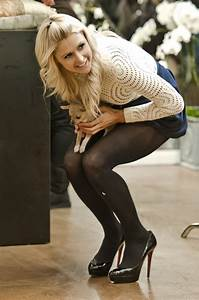
#> input picture dataset/paris_hilton/th (102).jpeg, 199 x 300 px
$ jupyter execute --allow-errors image_classifier.ipynb   (shell and % lines are left out)
#> lines starting #> are read from the running program, lines starting #| are printed output that depends on the picture
[cell 1]
import os

[cell 2]
directory = os.listdir('./dataset')
directory

[cell 3]
subdirectory = {}
myfile_filelist = []
for i in directory:
    if os.path.isdir(i):
        myfile_filelist.append(i)
for i in myfile_filelist:
    subdirectory[i] = os.listdir(i)
#> pass 2 of the loop `for i in myfile_filelist:`:

# renaming files of person in a folder with name associated with it

[cell 4]
#Changing the file name inside the directory directory
subdirectory2 = {}
myfile_filelist2 = []
for i in directory:
    if not os.path.isdir(i):
        pass
    else:
        myfile_filelist2.append(i)
for i in myfile_filelist2:
    for count,filename in enumerate(os.listdir('./dataset/'+i)):
        print(filename,count)
        dst = i+'/'+i+str(count)+ ".jpg"
        src = i+'/'+filename
        os.rename(src, dst)
#> pass 2 of the loop `for i in myfile_filelist2:`:

[cell 5]
myfile_filelist2

[cell 6]
import numpy as np
import cv2
import matplotlib
from matplotlib import pyplot as plt

[cell 7]
img = cv2.imread('dataset/Marion_Cotillard/th (114).jpeg')

#> (a cell that did not finish here is left out)

#> (a cell that did not finish here is left out)

[cell 10]
face_cascade = cv2.CascadeClassifier('../../../opencv/haarcascades/haarcascade_frontalface_default.xml')
eye_cascade = cv2.CascadeClassifier('../../../opencv/haarcascades/haarcascade_eye.xml')

#> (the rest of this cell did not finish here and is left out)

#> (a cell that did not finish here is left out)

#> (a cell that did not finish here is left out)

[cell 13]
cv2.destroyAllWindows()
#> (the rest of this cell did not finish here and is left out)

[cell 14]
def cropped_face_2_eyes(impath):
#> called with impath = './dataset/paris_hilton/th (102).jpeg'
    my_image = cv2.imread(impath)
#> my_image is the input picture: shape (300, 199, 3); mean B, G, R 92.2, 111.7, 124.2
    gray = cv2.cvtColor(my_image,cv2.COLOR_BGR2GRAY)
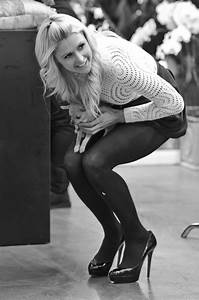
#> gray: shape (300, 199); min 0, max 255, mean 113.2
    face_cascade = cv2.CascadeClassifier('../../../opencv/haarcascades/haarcascade_frontalface_default.xml')
    eye_cascade = cv2.CascadeClassifier('../../../opencv/haarcascades/haarcascade_eye.xml')
    faces = face_cascade.detectMultiScale(gray,1.3,5)
#> faces = ()
    for (x,y,w,h) in faces:
        roi_gray = gray[y:y+h, x:x+w]
        roi_color = my_image[y:y+h, x:x+w]
        eyes = eye_cascade.detectMultiScale(roi_gray)
        if len(eyes) >= 2:
            return roi_color
#> this loop made 0 passes

[cell 15]
cropped_image = cropped_face_2_eyes('./dataset/paris_hilton/th (102).jpeg')
cropped_image

[cell 16]
path_to_data = './dataset'
path_to_cr_data = './dataset/cropped'
img_dirs = []
for entry in os.scandir(path_to_data):
    if entry.is_dir():
        img_dirs.append(entry.path)
#> pass 2 of the loop `for entry in os.scandir(path_to_data):`:

[cell 17]
img_dirs

[cell 18]
import shutil
if os.path.exists(path_to_cr_data):
    shutil.rmtree(path_to_data)
os.mkdir(path_to_cr_data)

[cell 19]
os.listdir('./dataset')

[cell 20]
cropped_image_dir = []
dataset = './dataset/'
mylist = os.listdir('./dataset/')
#> (the rest of this cell did not finish here and is left out)

#> call 2 of cropped_face_2_eyes, with impath = './dataset/Lional_messi/th (10).jpeg'
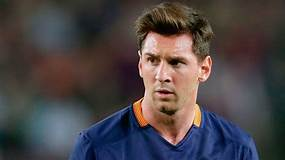
#> input picture dataset/Lional_messi/th (10).jpeg, 285 x 160 px
#> in cropped_face_2_eyes, my_image is the input picture: shape (160, 285, 3); mean B, G, R 70.2, 68.2, 74.5
#> in cropped_face_2_eyes (call 2), `gray = cv2.cvtColor(my_image,cv2.COLOR_BGR2GRAY)`:
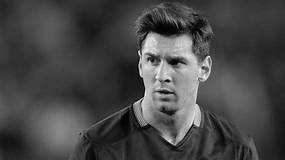
#> gray: shape (160, 285); min 0, max 244, mean 70.3
#> in cropped_face_2_eyes (call 2), `faces = face_cascade.detectMultiScale(gray,1.3,5)`: faces = [[130, 33, 73, 73]]
#> the loop in cropped_face_2_eyes (call 2), `for (x,y,w,h) in faces:` made 1 pass
#> (x, y, w, h, eyes) on pass 1: (130, 33, 73, 73, [[8, 10, 31, 31]])
#> pass 1, in cropped_face_2_eyes (call 2), `roi_gray = gray[y:y+h, x:x+w]`:
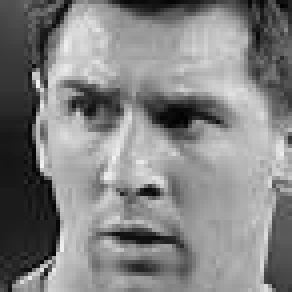
#> roi_gray: shape (73, 73) (shown 4 times larger); min 2, max 242, mean 130.7
#> pass 1, in cropped_face_2_eyes (call 2), `roi_color = my_image[y:y+h, x:x+w]`:
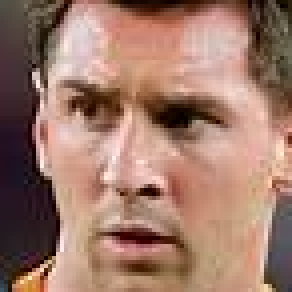
#> roi_color: shape (73, 73, 3) (shown 4 times larger); mean B, G, R 106.2, 121.2, 158.6
#> pass 2 of the loop `for i in mylist:`:
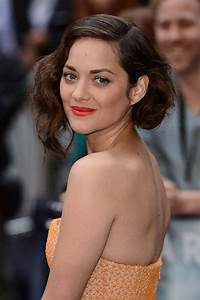
#> input picture dataset/Marion_Cotillard/th (10).jpeg, 200 x 300 px
#> in cropped_face_2_eyes, my_image is the input picture: shape (300, 200, 3); mean B, G, R 78.2, 86.2, 109.8
#> in cropped_face_2_eyes (call 3), `gray = cv2.cvtColor(my_image,cv2.COLOR_BGR2GRAY)`:
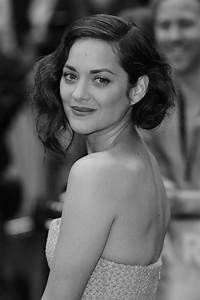
#> gray: shape (300, 200); min 0, max 214, mean 92.3
#> faces = [[46, 46, 84, 84]]
#> the loop in cropped_face_2_eyes, `for (x,y,w,h) in faces:` made 1 pass
#> (x, y, w, h, eyes) on pass 1: (46, 46, 84, 84, [[14, 19, 22, 22], [41, 22, 25, 25]])
#> pass 1, in cropped_face_2_eyes (call 3), `roi_color = my_image[y:y+h, x:x+w]`:
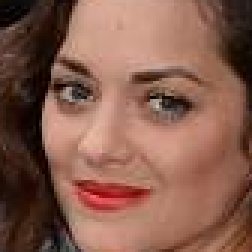
#> roi_color: shape (84, 84, 3) (shown 3 times larger); mean B, G, R 78, 93.1, 134.7
                #print("value is", cropped_face)
                if cropped_face is not None:
                    mypath = dataset+'cropped/'+i
                    print('mypath', mypath)
                    if not os.path.exists(mypath):
                        os.makedirs(mypath)
                    cropped_file_name = i+'_'+ j + '.png'
                    cropped_file_name_path = mypath + '/' + cropped_file_name
                    for entry in os.scandir(mypath):
                        os.remove(entry)
                    cv2.imwrite(cropped_file_name_path, cropped_face)

[cell 21]
if os.path.isdir('./dataset/mbappe/'):
    print('hello')

else:
    print('no')

# create cropped face of provided images and store them in cropped folder of each person file name with their new file name

[cell 22]
cropped_image_dir = []
person_name_file_list = {}
dataset = './dataset/'
mylist = os.listdir(dataset)
mylist
for i in mylist:
    print(i)
    person_name_file_list[i]=[]
    if os.path.isdir(dataset+i):
        person = dataset+i
        if os.scandir(person):
            for j in os.listdir(person):
                pic = person+'/'+j

                if os.path.isdir(pic+'/'):
                    pass
                else:
                    if not os.path.isdir(pic):
                        try:
                            cropped_face = cropped_face_2_eyes(pic)
                        except:
                            print(pic)
                        if cropped_face is None:
                            pass
                        else:
                            mypath = dataset+'cropped/'+i
                            if not os.path.exists(mypath):
                                os.makedirs(mypath)
                            cropped_file_name = i+'_'+j+'.png'
                            cropped_file_name_path = mypath + '/' + cropped_file_name
                            cv2.imwrite(cropped_file_name_path, cropped_face)

                            person_name_file_list[i].append(cropped_file_name_path)
#> pass 2 of the loop `for i in mylist:`:

[cell 23]
person_name_file_list

[cell 24]
#example to append list of item in dictionary
tdict = {}
mylist1 = ['apple','banan','cow']
for i in mylist1:
    tdict[i] = [] # here we are using iterating name as  key for tdict.
    path = 'dataset/'+i+'/'+i+'.png'
    tdict[i].append(path)
#> after the loop, tdict = {'apple': ['dataset/apple/apple.png'], 'banan': ['dataset/banan/banan.png'], 'cow': ['dataset/cow/cow.png']}

# delete emply list in the dictionary made for our Feature Engineering

[cell 25]
# function to delete empty list in dictionary
def delempty_listIn_dictionary(d):
    emptlylist = []
    for key,value in d.items():
        if not value:
            emptlylist.append(key)
    for i in emptlylist:
        del d[i]
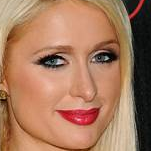
#> input picture dataset/cropped/paris_hilton/paris_hilton_th (101).jpeg.png, 151 x 151 px
    return emptlylist
delempty_listIn_dictionary(person_name_file_list)

[cell 26]
person_name_file_list

# Now lets make the valvet image transformation

[cell 27]
import numpy as np
import pywt

def w2d(img, mode='haar', level=1):
#> called with mode = 'db1', level = 5
    imArray = img
#> imArray is the input picture: shape (151, 151, 3); mean B, G, R 93.4, 121.2, 166.8
    #for converting image to gray form RGB
    imArray = cv2.cvtColor(imArray,cv2.COLOR_RGB2GRAY)
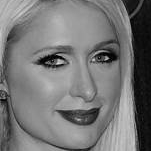
#> imArray: shape (151, 151); min 0, max 223, mean 118.1
    # convert to floating value
    imArray = np.float32(imArray)
    #normalize data
    imArray /=255;
    #compute the coefficients
    coeffs=pywt.wavedec2(imArray,mode,level=level)

    # process the Coefficients
    coeffs_H=list(coeffs)
    coeffs_H[0] *= 0;

    # reconstruction
    imArray_H=pywt.waverec2(coeffs_H,mode);
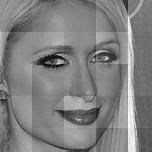
#> imArray_H: shape (152, 152) float32; min -0.566, max 0.566, mean 0.00535; drawn with min black and max white
    imArray_H *= 255;
    imArray_H = np.uint8(imArray_H)
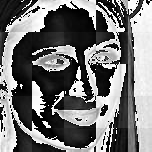
#> imArray_H: shape (152, 152); min 0, max 255, mean 115.5

    return imArray_H

[cell 28]
im_hr = w2d(cv2.imread('./dataset/cropped/paris_hilton/paris_hilton_th (101).jpeg.png'),'db1',5)
plt.imshow(im_hr,cmap='gray')

[cell 29]
person_name_file_list

# lets make numerize the person name so that we can get our value y for model testing
# for this we are maiking a dictionary with key name of person lis dictionary from previous atempt
# after that we are assigining it value

[cell 30]
class_dict = {}
count = 0
for personname in person_name_file_list.keys():
    class_dict[personname] = count
    count = count+1
class_dict
